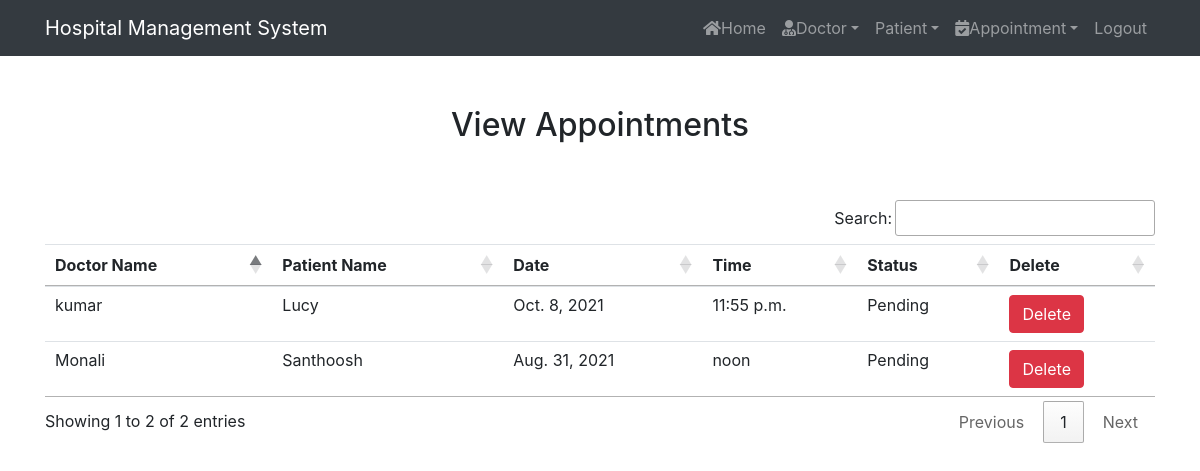
The page /view_appointment/ (signed in) on the database its author committed.
### hospital/models.py (models this page shows, shortened)
class Appointment(models.Model):
    doctor=models.ForeignKey(Doctor,on_delete=models.CASCADE)
    patient=models.ForeignKey(Patient,on_delete=models.CASCADE)
    date1=models.DateField(null=True)
    time1=models.TimeField()
    status=models.CharField(max_length=50)

class Doctor(models.Model):
    name=models.CharField(max_length=50)
    mobile_no=models.IntegerField()
    specialization=models.CharField(max_length=50)
    def __str__(self):
        return self.name

class Patient(models.Model):
    name=models.CharField(max_length=50)
    mobile_no=models.IntegerField(null=True)
    gender=models.CharField(max_length=10)
    address=models.CharField(max_length=150)
    issue=models.CharField(max_length=50)
    joining_date=models.DateTimeField(null=True)
    def __str__(self):
        return self.name

### hospital/views.py (the view)
# urls.py: path('view_appointment/',View_Appointment,name='view_appointment'),
def View_Appointment(request):
    if not request.user.is_staff:
        return redirect('login')
    ap=Appointment.objects.all()
    d={'ap':ap}
    return render(request,'view_appointment.html',d)

### hospital/templates/view_appointment.html
{% extends 'navigation_bar.html' %}
{% load static %}
{% block body %}
<div class="container" style="margin-top: 50px;">
    <h2 class="text-center">View Appointments </h2>
    <br><br>
    <table class="table table-hover" id="example">
        <thead>
            <tr>
                <th>Doctor Name</th>
                <th>Patient Name </th>
                <th>Date</th>
                <th>Time</th>
                <th>Status</th>
                <th>Delete</th>
            </tr>
        </thead>
        <tbody>
            {% for i in ap  %}
            <tr>
                <td>{{i.doctor}}</td>
                <td>{{i.patient}}</td>
                <td>{{i.date1}}</td>
                <td>{{i.time1}}</td>
                <td>{{i.status}}</td>
                <td><a href="{% url 'delete_appointment' i.id %}" onclick="return confirm('Are you really want to delete?')" class="btn btn-danger">Delete</a></td>
            </tr>
            {%endfor  %}
        </tbody>
    </table>
    </div>
{% endblock %}

### rows shown on the page
Appointment: doctor "Monali", patient "Santhoosh", date1 "Aug. 31, 2021", time1 "noon", status "Pending"
Appointment: doctor "kumar", patient "Lucy", date1 "Oct. 8, 2021", time1 "11:55 p.m.", status "Pending"
